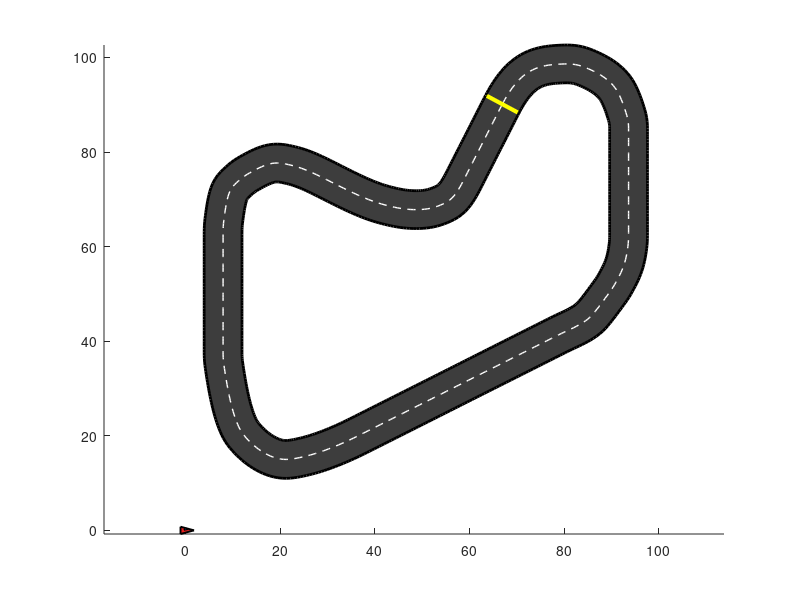

Write MATLAB code to recreate this figure. (Note: this script raises an error after producing the figure.)
function marioKartMatlabDemo_fixed()
% Mario Kart Python Demo (Your Track) - MATLAB conversion (FIXED)
% Fix: removed containers.Map usage (MATLAB indexing issue) and replaced with matrices.
%
% To run:
%   marioKartMatlabDemo_fixed

    % ---- build track ----
    [track_x, track_y] = make_centerline_from_custom_track();

    % ensure closure
    track_x(end) = track_x(1);
    track_y(end) = track_y(1);

    % normals to generate "asphalt" ribbon for visualization
    dx = gradient(track_x);
    dy = gradient(track_y);

    tang = [dx(:), dy(:)];
    tang_norm = sqrt(sum(tang.^2,2));
    tang_norm(tang_norm < 1e-12) = 1e-12;
    tang = tang ./ tang_norm;

    normal = [-tang(:,2), tang(:,1)];

    track_width = 4.0;
    left_x  = track_x + track_width*normal(:,1);
    left_y  = track_y + track_width*normal(:,2);
    right_x = track_x - track_width*normal(:,1);
    right_y = track_y - track_width*normal(:,2);

    waypts = [track_x(:), track_y(:)];
    diffs = diff(waypts,1,1);
    seglen = sqrt(sum(diffs.^2,2));
    s_dist = [0.0; cumsum(seglen)];
    track_length = s_dist(end);

    % ---- vehicle + controller params ----
    params.m  = 150.0;
    params.Iz = 20.0;
    params.lf = 0.7;
    params.lr = 0.7;
    params.Cf = 800.0;
    params.Cr = 800.0;

    k_delta   = 2.0;
    max_steer = deg2rad(25.0);

    vx_ref    = 12.0;
    k_vx      = 2.0;
    max_accel =  4.0;
    max_brake = -6.0;

    look_ahead = 6.0;
    dt = 0.02;

    % ---- initial state ----
    x0 = track_x(1);
    y0 = track_y(1);
    psi0 = atan2(dy(1), dx(1));
    vx0  = 0.1;
    vy0  = 0.0;
    r0   = 0.0;
    state = [x0; y0; psi0; vx0; vy0; r0]; % [x;y;psi;vx;vy;r]

    s_progress = 0.0;
    penalty_offtrack = 0.0;

    Tend = track_length / max(vx_ref,0.1) * 2;

    traj_x = [];
    traj_y = [];

    % ---- plotting setup ----
    figure('Color','w');
    ax = axes();
    axis(ax,'equal');
    hold(ax,'on');

    % asphalt ribbon patch
    road_poly_x = [left_x(:); flipud(right_x(:))];
    road_poly_y = [left_y(:); flipud(right_y(:))];
    patch(ax, road_poly_x, road_poly_y, [0.2 0.2 0.2], ...
        'EdgeColor','none','FaceAlpha',0.95);

    % centerline
    plot(ax, track_x, track_y, 'w--', 'LineWidth', 1.0);

    % start/finish line (normal at index 1)
    sf_n  = normal(1,:);
    sf_pt = waypts(1,:);
    plot(ax, [sf_pt(1)-sf_n(1)*track_width, sf_pt(1)+sf_n(1)*track_width], ...
             [sf_pt(2)-sf_n(2)*track_width, sf_pt(2)+sf_n(2)*track_width], ...
             'y-', 'LineWidth', 3);

    % walls
    plot(ax, left_x, left_y, 'k', 'LineWidth', 2);
    plot(ax, right_x, right_y,'k', 'LineWidth', 2);

    % trajectory line
    traj_line = plot(ax, NaN, NaN, 'c-', 'LineWidth', 2);

    % kart patches
    kart_size = 1.0;
    kart_scale = 1.1;

    body_local = [ 1.6  0.0;
                  -1.0  0.7;
                  -1.0 -0.7] * kart_size * kart_scale;

    canopy_local = [ 0.45  0.18;
                    -0.05  0.45;
                    -0.35  0.05] * kart_size * kart_scale;

    body_patch = patch(ax, body_local(:,1), body_local(:,2), [0.9 0.12 0.12], ...
        'EdgeColor','k','LineWidth',1.4);

    canopy_patch = patch(ax, canopy_local(:,1), canopy_local(:,2), [0.2 0.6 1.0], ...
        'EdgeColor','k','LineWidth',0.9);

    wheel_offsets_local = [ 0.9 -0.6;
                           -0.9 -0.6;
                            0.9  0.6;
                           -0.9  0.6] * kart_size * kart_scale;
    wheel_radius = 0.28 * kart_size * kart_scale;

    wheel_patches = gobjects(4,1);
    th = linspace(0,2*pi,25);
    for i=1:4
        cx = 0; cy = 0;
        wheel_patches(i) = patch(ax, cx + wheel_radius*cos(th), cy + wheel_radius*sin(th), [0 0 0], ...
            'EdgeColor','k','LineWidth',0.6);
    end

    margin = 50;
    xlim(ax, [min(track_x)-margin, max(track_x)+margin]);
    ylim(ax, [min(track_y)-margin, max(track_y)+margin]);

    info_txt = text(ax, min(track_x)-margin+10, max(track_y)+margin-10, ...
        sprintf('Time: %.1fs\nPenalty: %.1f',0.0, penalty_offtrack), ...
        'FontSize',12,'FontWeight','bold','Color','k', ...
        'BackgroundColor',[1 1 1],'Margin',6);

    title(ax, 'Mario Kart MATLAB Demo (Your Track) - FIXED');
    xlabel(ax, 'x [px-ish]');
    ylabel(ax, 'y [px-ish]');

    % ---- main sim loop ----
    t = 0.0;
    offtrack_timer = 0.0;

    laps_completed = 0;
    last_s_progress = s_progress;

    use_time_optimal_controller = true;

    while t < Tend
        x = state(1); y = state(2); psi = state(3);
        vx = state(4);

        if use_time_optimal_controller
            [delta, ax_cmd] = time_optimal_controller( ...
                state, s_progress, s_dist, waypts, ...
                vx_ref, max_accel, max_brake, ...
                look_ahead, k_delta, max_steer, ...
                6.0, 20);
        else
            % Baseline controller (pure pursuit + speed P)
            s_target = s_progress + look_ahead;
            if s_target > track_length, s_target = s_target - track_length; end
            while s_target < 0, s_target = s_target + track_length; end

            p_target = interp_track(s_target, s_dist, waypts);

            dir_vec = p_target - [x; y];
            desired_psi = atan2(dir_vec(2), dir_vec(1));

            heading_err = angle_wrap(desired_psi - psi);
            delta = k_delta * heading_err;
            delta = min(max(delta, -max_steer), max_steer);

            ax_cmd = k_vx*(vx_ref - vx);
            ax_cmd = min(max(ax_cmd, max_brake), max_accel);
        end

        % Euler step
        xdot = bicycle_dynamics(state, delta, ax_cmd, params);
        state = state + xdot * dt;

        % progress along lap
        [s_progress, closest_pt] = project_to_track(state(1:2), s_dist, waypts);

        % off-track penalty
        dist_center = norm(state(1:2) - closest_pt);
        if dist_center > track_width
            penalty_offtrack = penalty_offtrack + (dist_center - track_width)*dt;
            offtrack_timer = 0.2;
        else
            offtrack_timer = max(0.0, offtrack_timer - dt);
        end

        traj_x(end+1,1) = state(1); %#ok<AGROW>
        traj_y(end+1,1) = state(2); %#ok<AGROW>

        % detect finish-line crossing by s wrap
        if (last_s_progress > track_length*0.9) && (s_progress < track_length*0.1) && (t > 1.0)
            laps_completed = laps_completed + 1;
            fprintf('Finish line crossed. Laps completed = %d at t=%.2fs\n', laps_completed, t);
            break
        end
        last_s_progress = s_progress;

        % ---- update drawing ----
        c = cos(state(3)); s = sin(state(3));
        R = [c -s; s c];

        kart_world = (R*body_local')' + state(1:2)';
        set(body_patch, 'XData', kart_world(:,1), 'YData', kart_world(:,2));

        canopy_world = (R*canopy_local')' + state(1:2)';
        set(canopy_patch, 'XData', canopy_world(:,1), 'YData', canopy_world(:,2));

        for i=1:4
            off = wheel_offsets_local(i,:)';
            wp = R*off + state(1:2);
            set(wheel_patches(i), 'XData', wp(1) + wheel_radius*cos(th), ...
                                 'YData', wp(2) + wheel_radius*sin(th));
        end

        if offtrack_timer > 0
            set(body_patch, 'FaceColor', [1 1 0]); % flash yellow
        else
            set(body_patch, 'FaceColor', [0.9 0.12 0.12]);
        end

        set(traj_line, 'XData', traj_x, 'YData', traj_y);

        controller_type = ternary(use_time_optimal_controller, 'Time-optimal', 'Baseline');
        set(info_txt, 'String', sprintf('Time: %.1fs\nPenalty: %.2f\nController: %s\nTarget speed: %.1f m/s', ...
            t, penalty_offtrack, controller_type, vx_ref));

        drawnow limitrate;
        pause(0.001);

        t = t + dt;
    end

    fprintf('Lap complete!\n');
    fprintf('Total off-track penalty = %.3f\n', penalty_offtrack);

end

% ============================================================
% Helper math functions
% ============================================================

function th_wrapped = angle_wrap(th)
    th_wrapped = mod(th + pi, 2*pi) - pi;
end

function y = poly3_eval(coef, x, x0)
    dx = (x - x0);
    y = coef(1) + coef(2).*dx + coef(3).*dx.^2 + coef(4).*dx.^3;
end

function coef = splineinter(xa, ya, da, xb, yb, db)
    dx = xb - xa;
    A = [dx^2,   dx^3;
         2*dx, 3*dx^2];
    b = [yb - ya - da*dx;
         db - da];

    if abs(det(A)) < 1e-12
        c3 = 0.0; c4 = 0.0;
    else
        sol = A\b;
        c3 = sol(1); c4 = sol(2);
    end

    coef = [ya, da, c3, c4];
end

function [s_norm, xs, ys] = arclength_param(pts)
    pts = double(pts);

    diffs = [0 0; diff(pts,1,1)];
    keep = sqrt(sum(diffs.^2,2)) > 1e-9;
    keep(1) = true;
    pts = pts(keep,:);

    xs = pts(:,1);
    ys = pts(:,2);

    if xs(end) ~= xs(1) || ys(end) ~= ys(1)
        xs(end+1,1) = xs(1);
        ys(end+1,1) = ys(1);
    end

    seg = sqrt(diff(xs).^2 + diff(ys).^2);
    s = [0; cumsum(seg)];
    s_norm = s / s(end);
end

function p = interp_track(sq, s_dist, waypts)
    track_length = s_dist(end);

    while sq < 0
        sq = sq + track_length;
    end
    while sq > track_length
        sq = sq - track_length;
    end

    idx = find(s_dist <= sq, 1, 'last');
    if isempty(idx), idx = 1; end
    if idx >= numel(s_dist), idx = numel(s_dist)-1; end

    s0 = s_dist(idx);
    s1 = s_dist(idx+1);
    p0 = waypts(idx,:)';
    p1 = waypts(idx+1,:)';

    if s1 > s0
        alpha = (sq - s0) / (s1 - s0);
    else
        alpha = 0.0;
    end

    p = (1-alpha)*p0 + alpha*p1;
end

function [s_hat, p_hat] = project_to_track(p, s_dist, waypts)
    p = double(p(:));
    best_d2 = inf;
    best_s = 0.0;
    best_pt = waypts(1,:)';

    for k = 1:(size(waypts,1)-1)
        p0 = waypts(k,:)';
        p1 = waypts(k+1,:)';
        v = p1 - p0;
        vv = dot(v,v);
        if vv < 1e-12
            continue
        end
        w = p - p0;
        alpha = dot(w,v)/vv;
        alpha = min(max(alpha,0.0),1.0);

        proj = p0 + alpha*v;
        d2 = dot(p-proj, p-proj);

        if d2 < best_d2
            best_d2 = d2;
            best_pt = proj;
            seg_len = norm(v);
            best_s = s_dist(k) + alpha*seg_len;
        end
    end

    track_length = s_dist(end);
    while best_s > track_length
        best_s = best_s - track_length;
    end
    while best_s < 0
        best_s = best_s + track_length;
    end

    s_hat = best_s;
    p_hat = best_pt;
end

% ============================================================
% Track construction (FIXED: matrices instead of Map)
% ============================================================

function [tx, ty] = make_centerline_from_custom_track()
    % control points as 5x2 matrices
    p = [542 744;
         978 950;
         883 417;
          40 286;
         229 823];

    q = [635 922;
         978 550;
         341 144;
          40 756;
         433 719];

    s_ = [613 696;
          895 850;
          843 485;
          118 290;
          203 742];

    v = [702 877;
         895 550;
         315 219;
         118 692;
         401 643];

    r = [824 1031;
         947  453;
         134  116;
         126  860;
         497  705];

    w = [822 942;
         873 504;
         200 190;
         155 759;
         497 612];

    d_slp = [0; 1; -0.5; 0; 0];
    e_slp = [0; 1; 0; 0; 0];

    % optional scaling
    scale = 0.1;
    if abs(scale - 1.0) > eps
        p = p*scale; q = q*scale; s_ = s_*scale; v = v*scale; r = r*scale; w = w*scale;
    end

    % outer slopes
    d_1 = zeros(5,1);
    d_2 = zeros(5,1);
    for i=1:5
        denom = (q(i,1) - p(i,1));
        if abs(denom) < 1e-12
            d_1(i) = 0.0;
        else
            d_1(i) = (q(i,2) - p(i,2)) / denom;
        end
        d_2(i) = d_1(i);
    end
    d_1(2) = 4; d_2(2) = -2;
    d_1(4) = 4; d_2(4) = -4;

    % inner slopes
    e_1 = zeros(5,1);
    e_2 = zeros(5,1);
    for i=1:5
        denom = (v(i,1) - s_(i,1));
        if abs(denom) < 1e-12
            e_1(i) = 0.0;
        else
            e_1(i) = (v(i,2) - s_(i,2)) / denom;
        end
        e_2(i) = e_1(i);
    end
    e_1(2) = 4; e_2(2) = -4;
    e_1(4) = 4; e_2(4) = -4;

    Nseg = 30;
    outer_pts = [];
    inner_pts = [];

    for i=1:5
        ip1 = mod(i,5) + 1;

        % OUTER q{i} -> r{i}
        coef1 = splineinter(q(i,1), q(i,2), d_1(i), r(i,1), r(i,2), d_slp(i));
        x0 = q(i,1);
        xspan = linspace(q(i,1), r(i,1), Nseg);
        yspan = poly3_eval(coef1, xspan, x0);
        outer_pts = [outer_pts; [xspan(:), yspan(:)]]; %#ok<AGROW>

        % OUTER r{i} -> p{ip1}
        coef2 = splineinter(r(i,1), r(i,2), d_slp(i), p(ip1,1), p(ip1,2), d_2(ip1));
        x0 = r(i,1);
        xspan = linspace(r(i,1), p(ip1,1), Nseg);
        yspan = poly3_eval(coef2, xspan, x0);
        outer_pts = [outer_pts; [xspan(:), yspan(:)]]; %#ok<AGROW>

        % INNER v{i} -> w{i}
        coef3 = splineinter(v(i,1), v(i,2), e_1(i), w(i,1), w(i,2), e_slp(i));
        x0 = v(i,1);
        xspan = linspace(v(i,1), w(i,1), Nseg);
        yspan = poly3_eval(coef3, xspan, x0);
        inner_pts = [inner_pts; [xspan(:), yspan(:)]]; %#ok<AGROW>

        % INNER w{i} -> s{ip1}
        coef4 = splineinter(w(i,1), w(i,2), e_slp(i), s_(ip1,1), s_(ip1,2), e_2(ip1));
        x0 = w(i,1);
        xspan = linspace(w(i,1), s_(ip1,1), Nseg);
        yspan = poly3_eval(coef4, xspan, x0);
        inner_pts = [inner_pts; [xspan(:), yspan(:)]]; %#ok<AGROW>
    end

    [sO, xO_s, yO_s] = arclength_param(outer_pts);
    [sI, xI_s, yI_s] = arclength_param(inner_pts);

    Nu = 600;
    u = linspace(0,1,Nu);

    x_outer_u = interp1(sO, xO_s, u, 'linear');
    y_outer_u = interp1(sO, yO_s, u, 'linear');

    x_inner_u = interp1(sI, xI_s, u, 'linear');
    y_inner_u = interp1(sI, yI_s, u, 'linear');

    x_center = 0.5*(x_outer_u + x_inner_u);
    y_center = 0.5*(y_outer_u + y_inner_u);

    x_center_s = movmean_wrap(x_center, 5);
    y_center_s = movmean_wrap(y_center, 5);

    x_center_s(end) = x_center_s(1);
    y_center_s(end) = y_center_s(1);

    pts_center = [x_center_s(:), y_center_s(:)];
    [sC, xC_s, yC_s] = arclength_param(pts_center);
    totalL = sC(end);

    Nsamp = 500;
    s_query = linspace(0,totalL,Nsamp);
    tx = interp1(sC, xC_s, s_query, 'linear')';
    ty = interp1(sC, yC_s, s_query, 'linear')';

    tx(end) = tx(1);
    ty(end) = ty(1);
end

function out = movmean_wrap(arr, win)
    arr = arr(:)';
    pad = floor(win/2);
    arr_pad = [arr(end-pad+1:end), arr, arr(1:pad)];
    c = cumsum([0, arr_pad]);
    out = (c(win+1:end) - c(1:end-win)) / win;
end

% ============================================================
% Vehicle dynamics (bicycle model)
% ============================================================

function xdot = bicycle_dynamics(state, delta, ax_cmd, params)
    x   = state(1); %#ok<NASGU>
    y   = state(2); %#ok<NASGU>
    psi = state(3);
    vx  = state(4);
    vy  = state(5);
    r   = state(6);

    m  = params.m;
    Iz = params.Iz;
    lf = params.lf;
    lr = params.lr;
    Cf = params.Cf;
    Cr = params.Cr;

    vx_safe = max(vx, 0.5);

    alpha_f = delta - atan2(vy + lf*r, vx_safe);
    alpha_r =       - atan2(vy - lr*r, vx_safe);

    Fyf = Cf * alpha_f;
    Fyr = Cr * alpha_r;

    x_dot   = vx*cos(psi) - vy*sin(psi);
    y_dot   = vx*sin(psi) + vy*cos(psi);
    psi_dot = r;

    vx_dot = ax_cmd + (-Fyf*sin(delta))/m + r*vy;
    vy_dot = (Fyf*cos(delta) + Fyr)/m - r*vx;
    r_dot  = (lf*Fyf*cos(delta) - lr*Fyr)/Iz;

    xdot = [x_dot; y_dot; psi_dot; vx_dot; vy_dot; r_dot];
end

% ============================================================
% Time-optimal controller helpers
% ============================================================

function kappa = curvature_at_s(s, s_dist, waypts, ds)
    p1 = interp_track(s - ds, s_dist, waypts);
    p2 = interp_track(s,       s_dist, waypts);
    p3 = interp_track(s + ds,  s_dist, waypts);

    a = norm(p2 - p1);
    b = norm(p3 - p2);
    c = norm(p3 - p1);

    v1 = p2 - p1;
    v2 = p3 - p1;
    area = 0.5 * abs(v1(1)*v2(2) - v1(2)*v2(1));

    denom = a*b*c;
    if denom < 1e-9
        kappa = 0.0;
    else
        kappa = 4.0 * area / denom;
    end
end

function vmax = vmax_from_lateral_acc(kappa, a_lat_max)
    kabs = abs(kappa);
    if kabs < 1e-12
        vmax = 1e6;
    else
        vmax = sqrt(max(a_lat_max / kabs, 0.0));
    end
end

function [delta, ax_cmd ] = time_optimal_controller( ...
    state, s_progress, s_dist, waypts, ...
    vx_ref, max_accel, max_brake, ...
    look_ahead, k_delta, max_steer, a_lat_max, nsamples)

    x = state(1); y = state(2); psi = state(3);
    vx = state(4);

    % steering
    s_target = s_progress + look_ahead;
    track_length = s_dist(end);
    while s_target > track_length, s_target = s_target - track_length; end
    while s_target < 0,          s_target = s_target + track_length; end

    p_target = interp_track(s_target, s_dist, waypts);
    dir_vec = p_target - [x; y];
    desired_psi = atan2(dir_vec(2), dir_vec(1));
    heading_err = angle_wrap(desired_psi - psi);

    delta = k_delta * heading_err;
    delta = min(max(delta, -max_steer), max_steer);

    % speed planning
    s_vals = linspace(s_progress, s_progress + max(look_ahead*2.0, 1.0), nsamples);
    vmax_vals = zeros(size(s_vals));
    ds = max(1.0, look_ahead/10.0);

    for i=1:numel(s_vals)
        kappa = curvature_at_s(s_vals(i), s_dist, waypts, ds);
        vmax_vals(i) = vmax_from_lateral_acc(kappa, a_lat_max);
    end

    planned_vmax = min(vmax_vals);
    vx_target = min(vx_ref, planned_vmax);

    k_vx_local = 2.0;
    ax_cmd = k_vx_local * (vx_target - vx);
    ax_cmd = min(max(ax_cmd, max_brake), max_accel);
end

function out = ternary(cond, a, b)
    if cond, out = a; else, out = b; end
end
